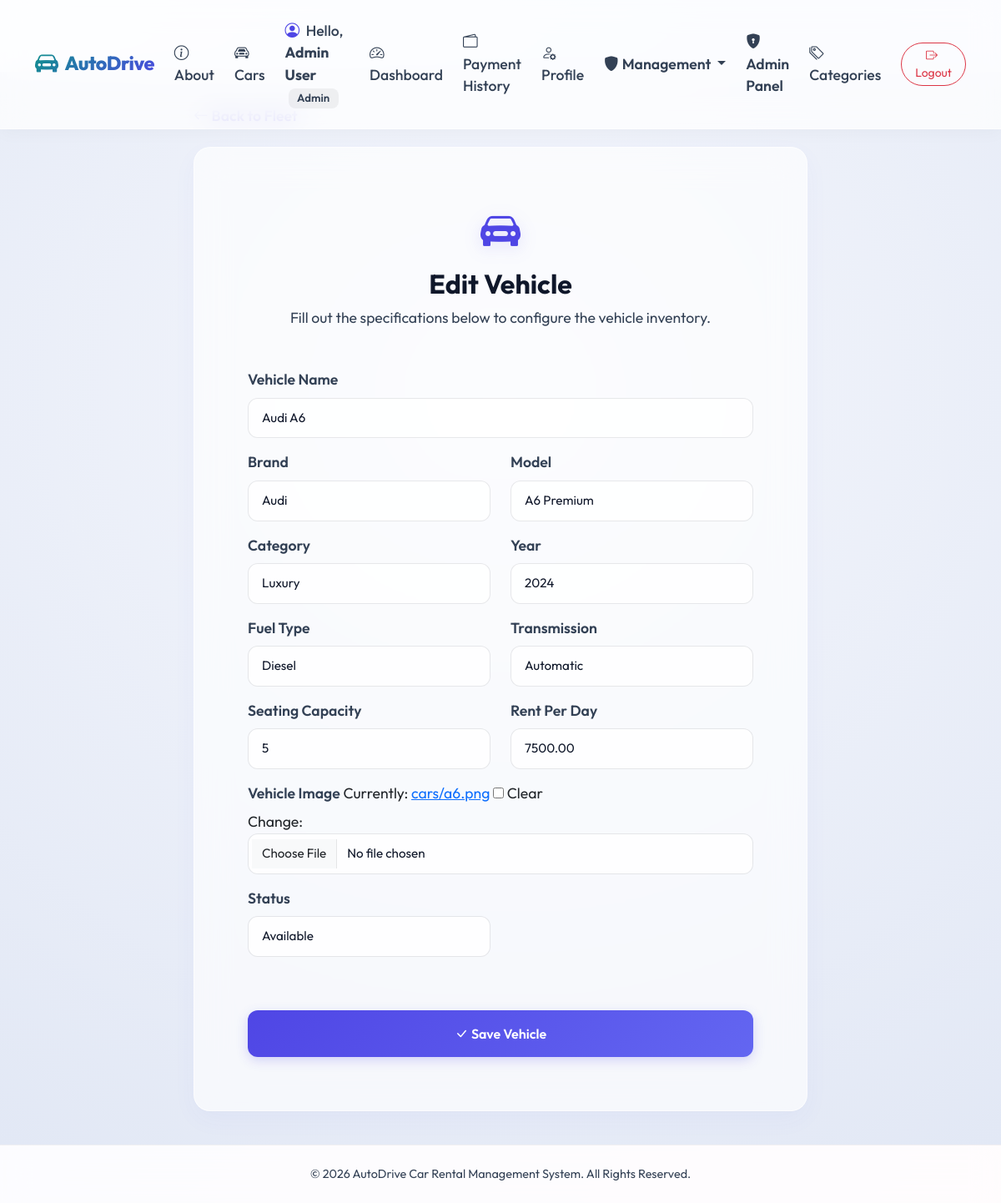
/cars/153/edit/ (signed in), run on the app's committed database.
### rental/models.py (models this page shows, shortened)
class User(AbstractUser):
    ROLE_CHOICES = (
        ('customer', 'Customer'),
        ('staff', 'Staff'),
        ('admin', 'Admin'),
    )
    username = None
    email = models.EmailField(unique=True, verbose_name="Email Address")
    name = models.CharField(max_length=255, verbose_name="Full Name")
    mobile = models.CharField(max_length=15, verbose_name="Mobile Number")
    license_number = models.CharField(max_length=50, blank=True, null=True, verbose_name="Driving License Number")
    role = models.CharField(max_length=10, choices=ROLE_CHOICES, default='customer', verbose_name="Role")
    is_license_verified = models.BooleanField(default=False, verbose_name="License Verified")
    objects = UserManager()
    USERNAME_FIELD = 'email'
    REQUIRED_FIELDS = ['name']

class Car(models.Model):
    STATUS_CHOICES = (
        ('Available', 'Available'),
        ('Booked', 'Booked'),
        ('Maintenance', 'Maintenance'),
        ('Inactive', 'Inactive'),
    )
    name = models.CharField(max_length=150, verbose_name="Vehicle Name")
    brand = models.CharField(max_length=100, verbose_name="Brand")
    model = models.CharField(max_length=100, verbose_name="Model")
    category = models.ForeignKey(Category, on_delete=models.SET_NULL, null=True, blank=True, related_name='cars', verbose_name="Category")
    year = models.IntegerField(verbose_name="Year")
    fuel_type = models.CharField(max_length=50, verbose_name="Fuel Type")
    transmission = models.CharField(max_length=50, verbose_name="Transmission")
    seating_capacity = models.IntegerField(verbose_name="Seating Capacity")
    rent_per_day = models.DecimalField(max_digits=10, decimal_places=2, verbose_name="Rent Per Day")
    image = models.ImageField(upload_to='cars/', blank=True, null=True, verbose_name="Vehicle Image")
    status = models.CharField(max_length=50, choices=STATUS_CHOICES, default='Available', verbose_name="Status")

### rental/views.py (the view)
        @login_required
        def _wrapped_view(request, *args, **kwargs):
            if request.user.role in allowed_roles or request.user.is_superuser:
                return view_func(request, *args, **kwargs)
            return HttpResponseForbidden("<h3>Access Denied</h3><p>You do not have administrative permissions to perform this action.</p>")

### rental/forms.py
class CarForm(forms.ModelForm):
    class Meta:
        model = Car
        fields = ('name', 'brand', 'model', 'category', 'year', 'fuel_type', 'transmission', 'seating_capacity', 'rent_per_day', 'image', 'status')
    def __init__(self, *args, **kwargs):
        super().__init__(*args, **kwargs)
        for field_name, field in self.fields.items():
            if field_name != 'image':
                field.widget.attrs.update({
                    'class': 'form-control',
                    'placeholder': f'Enter {field.label}'
                })
            else:
                field.widget.attrs.update({
                    'class': 'form-control'
                })

### rental/models.py (called while the page is built)
    def __str__(self):
        return self.name

### rental/views.py (called while the page is built)
def role_required(allowed_roles):
    def decorator(view_func):
        @login_required
        def _wrapped_view(request, *args, **kwargs):
            if request.user.role in allowed_roles or request.user.is_superuser:
                return view_func(request, *args, **kwargs)
            return HttpResponseForbidden("<h3>Access Denied</h3><p>You do not have administrative permissions to perform this action.</p>")
        return _wrapped_view
    return decorator

@role_required(['staff', 'admin'])
def car_update_view(request, pk):
    car = get_object_or_404(Car, pk=pk)
    if request.method == 'POST':
        form = CarForm(request.POST, request.FILES, instance=car)
        if form.is_valid():
            form.save()
            return redirect('car_detail', pk=car.pk)
    else:
        form = CarForm(instance=car)
    return render(request, 'rental/car_form.html', {'form': form, 'title': 'Edit Vehicle', 'car': car})

### templates/rental/car_form.html (shortened to what this page needs)
{% extends 'base.html' %}
{% block content %}
<div class="auth-bg">
    <div class="container">
        <div class="row justify-content-center">
            <div class="col-md-8">
                <div class="mb-4">
                    <a href="{% url 'car_list' %}" class="text-primary text-decoration-none fw-semibold">
                        <i class="bi bi-arrow-left me-1"></i>Back to Fleet
                    </a>
                </div>
                <div class="card card-custom p-4 p-md-5 fade-in-up">
                    <div class="card-body">
                        <div class="text-center mb-5">
                            <i class="bi bi-car-front-fill text-primary" style="font-size: 3rem; filter: drop-shadow(0 4px 10px rgba(79, 70, 229, 0.15));"></i>
                            <h2 class="mt-2 fw-bold text-dark">{{ title }}</h2>
                            <p class="text-muted">Fill out the specifications below to configure the vehicle inventory.</p>
                        </div>
                        <form method="POST" enctype="multipart/form-data" novalidate>
                            <div class="row">
                                {% for field in form %}
                                    <div class="{% if field.name == 'image' or field.name == 'name' %}col-12{% else %}col-md-6{% endif %} mb-3">
                                        <label for="{{ field.id_for_label }}" class="form-label fw-semibold text-muted">
                                            {{ field.label }}
                                        </label>
                                        {{ field }}
                                    </div>
                                {% endfor %}
                            </div>
                            <div class="d-grid gap-2 mt-5">
                                <button type="submit" class="btn btn-custom-primary py-3">
                                    <i class="bi bi-check-lg me-1"></i>Save Vehicle
                                </button>
                            </div>
                        </form>
                    </div>
                </div>
            </div>
        </div>
    </div>
</div>
{% endblock %}

### templates/base.html (shortened to what this page needs)
{% load static %}
<!DOCTYPE html>
<html lang="en">
<head>
    <link href="https://cdn.jsdelivr.net/npm/bootstrap@5.3.2/dist/css/bootstrap.min.css" rel="stylesheet">
    <link rel="stylesheet" href="https://cdn.jsdelivr.net/npm/bootstrap-icons@1.11.2/font/bootstrap-icons.min.css">
    <link rel="stylesheet" href="{% static 'css/style.css' %}?v=4.0">
</head>
<body>
    <nav class="navbar navbar-expand-lg navbar-light navbar-custom py-3">
        <div class="container">
            <a class="navbar-brand d-flex align-items-center" href="{% url 'home' %}">
                <i class="bi bi-car-front-fill me-2 fs-3 text-primary"></i>
                <span>AutoDrive</span>
            </a>
            <div class="collapse navbar-collapse" id="navbarNav">
                <ul class="navbar-nav ms-auto align-items-center gap-2">
                    <li class="nav-item">
                        <a class="nav-link" href="{% url 'about' %}">
                            <i class="bi bi-info-circle me-1"></i>About
                        </a>
                    </li>
                    <li class="nav-item">
                        <a class="nav-link" href="{% url 'car_list' %}">
                            <i class="bi bi-car-front me-1"></i>Cars
                        </a>
                    </li>
                    {% if user.is_authenticated %}
                        <li class="nav-item">
                            <span class="nav-link text-secondary pe-none">
                                <i class="bi bi-person-circle me-1 text-primary"></i>
                                Hello, <strong>{{ user.name }}</strong>
                                <span class="badge bg-secondary ms-1">{{ user.get_role_display }}</span>
                            </span>
                        </li>
                        <li class="nav-item">
                            <a class="nav-link" href="{% url 'dashboard' %}">
                                <i class="bi bi-speedometer2 me-1"></i>Dashboard
                            </a>
                        </li>
                        <li class="nav-item">
                            <a class="nav-link" href="{% url 'payment_history' %}">
                                <i class="bi bi-wallet2 me-1"></i>Payment History
                            </a>
                        </li>
                        <li class="nav-item">
                            <a class="nav-link" href="{% url 'profile' %}">
                                <i class="bi bi-person-gear me-1"></i>Profile
                            </a>
                        </li>
                        {% if user.role == 'admin' or user.role == 'staff' or user.is_superuser %}
                            <li class="nav-item dropdown">
                                <a class="nav-link dropdown-toggle text-warning fw-semibold" href="#" id="adminDropdown" role="button" data-bs-toggle="dropdown" aria-expanded="false">
                                    <i class="bi bi-shield-fill me-1"></i>Management
                                </a>
                            </li>
                        {% endif %}
                        {% if user.is_staff or user.is_superuser %}
                            <li class="nav-item">
                                <a class="nav-link text-warning fw-semibold" href="/admin/" target="_blank">
                                    <i class="bi bi-shield-lock-fill me-1"></i>Admin Panel
                                </a>
                            </li>
                        {% endif %}
                        <li class="nav-item">
                            <a class="nav-link" href="{% url 'category_list' %}">
                                <i class="bi bi-tags me-1"></i>Categories
                            </a>
                        </li>
                        <li class="nav-item ms-2">
                            <a class="btn btn-outline-danger btn-sm rounded-pill px-3" href="{% url 'logout' %}">
                                <i class="bi bi-box-arrow-right me-1"></i>Logout
                            </a>
                        </li>
                    {% endif %}
                </ul>
            </div>
        </div>
    </nav>
    <main class="flex-grow-1">
        {% block content %}
        {% endblock %}
    </main>
    <footer>
        <div class="container">
            <p class="mb-0">&copy; 2026 AutoDrive Car Rental Management System. All Rights Reserved.</p>
        </div>
    </footer>
</body>
</html>

### static/css/style.css (style rules this page uses)
:root { --primary-color: #4f46e5; --primary-hover: #4338ca; --primary-glow: rgba(79, 70, 229, 0.12); --accent-teal: #0d9488; --accent-teal-glow: rgba(13, 148, 136, 0.12); --accent-pink: #db2777; --accent-pink-glow: rgba(219, 39, 119, 0.12); --accent-amber: #d97706; --accent-amber-glow: rgba(217, 119, 6, 0.12); --bg-light: #f4f6fc; --bg-card: rgba(255, 255, 255, 0.65); --border-color: rgba(255, 255, 255, 0.5); --text-main: #0f172a; --text-muted: #334155; --text-dark: #0f172a; --transition-speed: 0.3s; }
body { font-family: 'Outfit', sans-serif; font-size: 1.1rem; background: linear-gradient(135deg, #f8faff 0%, #eef4ff 35%, #fdf2f8 100%); background-attachment: fixed; color: var(--text-main); min-height: 100vh; display: flex; flex-direction: column; position: relative; overflow-x: hidden; padding-top: 86px; }
.fade-in-up { animation: fadeInUp 0.6s cubic-bezier(0.16, 1, 0.3, 1) both; }
.navbar-custom { background: rgba(255, 255, 255, 0.75) !important; backdrop-filter: blur(16px); border-bottom: 1px solid rgba(255, 255, 255, 0.5); box-shadow: 0 4px 20px rgba(0, 0, 0, 0.03); position: fixed !important; top: 0; left: 0; right: 0; z-index: 1050; }
.navbar-brand { font-weight: 800; font-size: 1.45rem; letter-spacing: -0.5px; background: linear-gradient(135deg, var(--accent-teal) 0%, var(--primary-color) 100%); -webkit-background-clip: text; -webkit-text-fill-color: transparent; transition: filter var(--transition-speed); }
.navbar-custom .nav-link { font-weight: 500; color: var(--text-muted) !important; transition: all var(--transition-speed) ease; }
.card-custom { background: var(--bg-card); border: 1px solid rgba(255, 255, 255, 0.6); border-radius: 20px; backdrop-filter: blur(20px); box-shadow: 0 10px 30px rgba(79, 70, 229, 0.04), 0 1px 3px rgba(0, 0, 0, 0.02); transition: all var(--transition-speed) cubic-bezier(0.25, 0.8, 0.25, 1); overflow: hidden; }
footer { padding: 24px 0; margin-top: 24px; color: var(--text-muted); border-top: 1px solid rgba(0,0,0,0.06); background: rgba(255,255,255,0.45); }
.text-dark { color: var(--text-dark) !important; }
.text-muted { color: var(--text-muted) !important; }
.text-secondary { color: var(--text-muted) !important; }
.btn-custom-primary { background: linear-gradient(135deg, var(--primary-color) 0%, #6366f1 100%); border: none; color: white !important; font-weight: 600; padding: 10px 24px; border-radius: 12px; transition: all var(--transition-speed) ease; box-shadow: 0 4px 14px rgba(79, 70, 229, 0.22); }
.form-control { background-color: rgba(255, 255, 255, 0.8); border: 1.5px solid rgba(0, 0, 0, 0.08); color: var(--text-main); border-radius: 12px; padding: 12px 16px; font-size: 0.95rem; transition: all var(--transition-speed) ease; }
.badge { font-weight: 600; padding: 0.4em 0.8em; border-radius: 8px; }
.bg-secondary { background-color: rgba(0, 0, 0, 0.05) !important; color: var(--text-muted) !important; }
.text-primary { color: #4f46e5 !important; }
.text-warning { color: #d97706 !important; }
.auth-bg { background: radial-gradient(circle at 50% 30%, #f4f6fc 0%, #e2e8f5 100%); flex-grow: 1; display: flex; align-items: center; padding: 40px 0; }
footer { background: rgba(255, 255, 255, 0.75); border-top: 1px solid rgba(0, 0, 0, 0.05); padding: 24px 0; text-align: center; color: var(--text-muted); font-size: 0.9rem; margin-top: auto; backdrop-filter: blur(16px); }

### data on the page
User: name "Admin User", role "Admin"
Car: form "Audi A6" "Audi" "A6 Premium" "Luxury" "2024" "Diesel" "Automatic" "5" "7500.00" "Available"

### other printed values
{{ title }} "Edit Vehicle"
{{ field.label }} "Vehicle Name" "Brand" "Model" "Category" "Year" "Fuel Type" "Transmission" "Seating Capacity" "Rent Per Day" "Vehicle Image" "Status"
